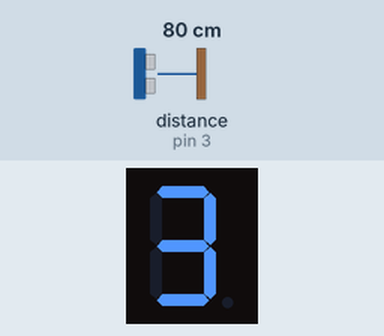
Simulated run of this sketch. Board: Arduino Uno, built with avr-gcc and run on an emulated ATmega328P. Shown: 1-digit seven-segment display. Wiring (inferred from the names in the program): ultrasonic range finder: trigger pin 2; echo pin 3; 1-digit 7-segment display, segments lit when HIGH: segments pin 12, pin 17, pin 14, pin 8, pin 7, pin 6, pin 5, pin 4. The inputs (shaded band) are chosen by the test bench; at power-on: distance to the obstacle (sensor on pin 3) 80 cm. The echo pulse lasts 58.3 µs per cm; the segment pins are drawn as the display they are named for.

Above: at 1.8 s.
1.9 s: distance to the obstacle (sensor on pin 3) set to 2 cm
At 3.2 s:
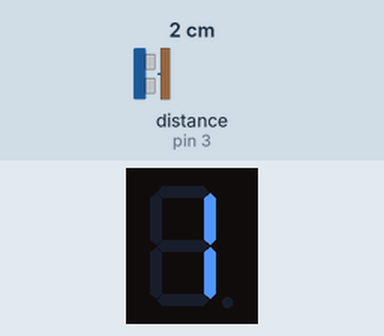
3.5 s: distance to the obstacle (sensor on pin 3) set to 60 cm
At 5.0 s:
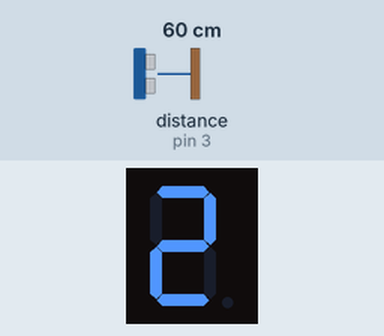
Timing chart, 0 to 6.5 s (numbered marks = the images above; inputs shaded):
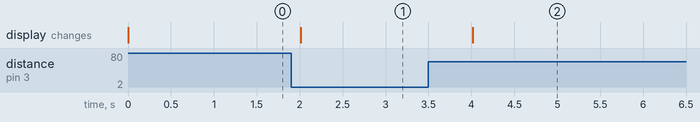

Measured:
- after the input at 1.9 s, the display: changes after 0.11 s (image 1)
- after the input at 3.5 s, the display: changes after 0.52 s (image 2)

The sketch:

ZAD1.ino
```cpp
int triggerPin = 2;
int echoPin = 3;
long duration, cm;
const int A = 12;
const int B = 17;
const int C = 14;
const int D = 8;
const int E = 7;
const int F = 6;
const int G = 5;
const int DP = 4;
void setup() {
  Serial.begin(9600);
  pinMode(triggerPin, OUTPUT);
  pinMode(echoPin, INPUT);
  pinMode(A, OUTPUT);
  pinMode(B, OUTPUT);
  pinMode(C, OUTPUT);
  pinMode(D, OUTPUT);
  pinMode(E, OUTPUT);
  pinMode(F, OUTPUT);
  pinMode(G, OUTPUT);
  pinMode(DP, OUTPUT);
}
void loop() {
  digitalWrite(triggerPin, LOW);
  delayMicroseconds(5);
  digitalWrite(triggerPin, HIGH);
  delayMicroseconds(10);
  digitalWrite(triggerPin, LOW);
  pinMode(echoPin, INPUT);
  duration = pulseIn(echoPin, HIGH);
  cm = (duration / 2) / 29.1;

  if (cm < 50) {
    digitalWrite(A, LOW);
    digitalWrite(B, HIGH);
    digitalWrite(C, HIGH);
    digitalWrite(D, LOW);
    digitalWrite(E, LOW);
    digitalWrite(F, LOW);
    digitalWrite(G, LOW);
  }
  else if (cm > 51 && cm < 70){
    digitalWrite(A, HIGH);
    digitalWrite(B, HIGH);
    digitalWrite(C, LOW);
    digitalWrite(D, HIGH);
    digitalWrite(E, HIGH);
    digitalWrite(F, LOW);
    digitalWrite(G, HIGH);
  }
  else {
    digitalWrite(A, HIGH);
    digitalWrite(B, HIGH);
    digitalWrite(C, HIGH);
    digitalWrite(D, HIGH);
    digitalWrite(E, LOW);
    digitalWrite(F, LOW);
    digitalWrite(G, HIGH);
  }
  delay(1000);

}
```
